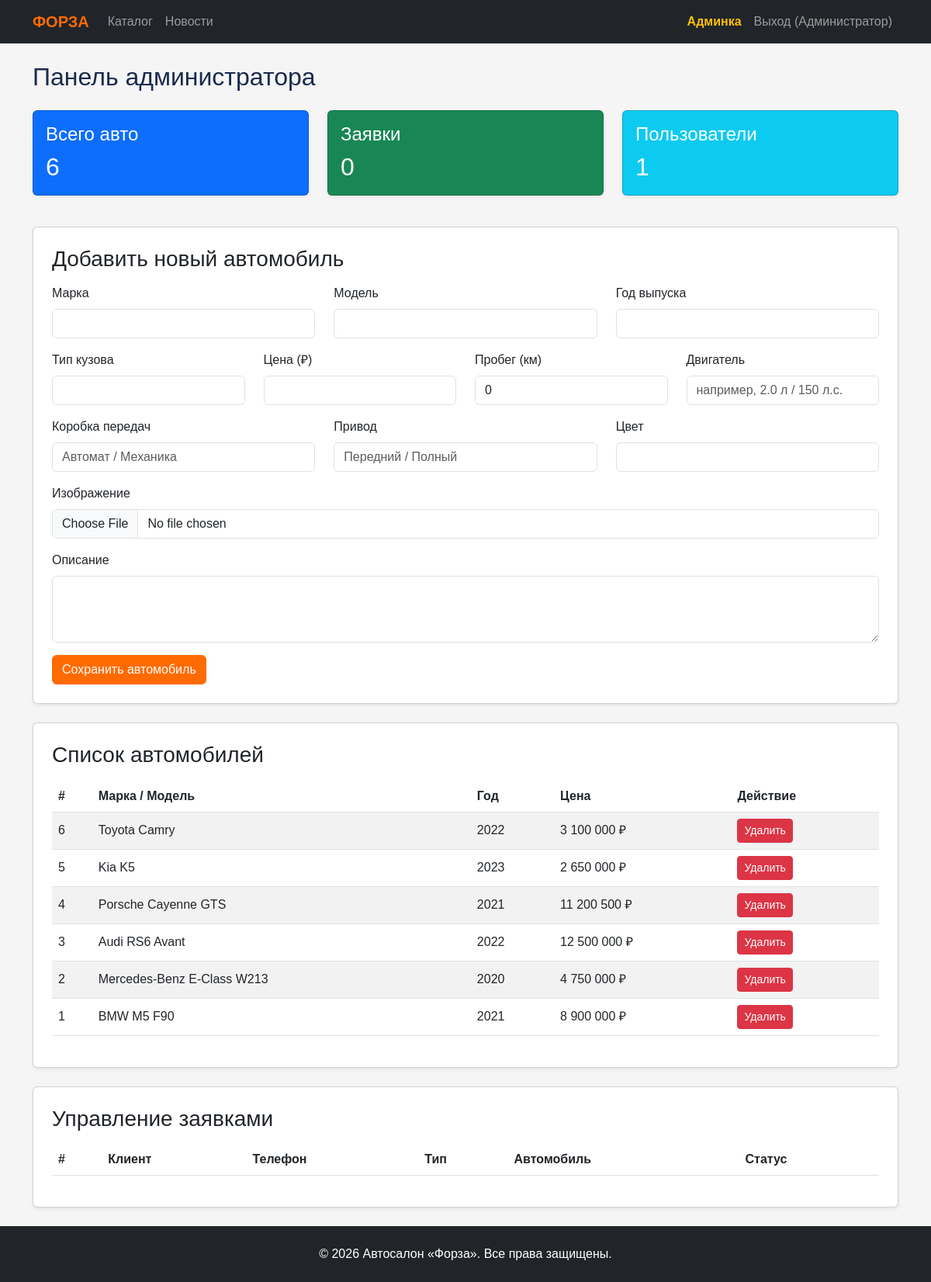
The page /admin (signed in) on the database its author committed.
### tables this page shows
CREATE TABLE IF NOT EXISTS cars (
    id INT AUTO_INCREMENT PRIMARY KEY,
    brand VARCHAR(50) NOT NULL,
    model VARCHAR(50) NOT NULL,
    year INT NOT NULL,
    body_type VARCHAR(30) NOT NULL,
    price DECIMAL(12, 2) NOT NULL,
    mileage INT DEFAULT 0,
    engine VARCHAR(50) NOT NULL,
    transmission VARCHAR(30) NOT NULL,
    drive VARCHAR(30) NOT NULL,
    color VARCHAR(30) NOT NULL,
    description TEXT,
    image VARCHAR(255),
    status ENUM('available', 'sold') DEFAULT 'available',
    created_at TIMESTAMP DEFAULT CURRENT_TIMESTAMP
);

### src/Controllers/AdminController.php (called while the page is built, shortened)
<?php
require_once __DIR__ . '/../Models/Car.php';
require_once __DIR__ . '/../Models/User.php';
class AdminController {
    public function dashboard(): void {
        $stats = [
            'cars' => count(Car::getAll()),
            'requests' => count(RequestModel::getAll()),
            'users' => User::countAll()
        ];
        $cars = Car::getAll();
        require_once __DIR__ . '/../../views/admin/dashboard.php';
    }
}

### src/Models/User.php (called while the page is built, shortened)
<?php
class User {
    public static function countAll(): int {
        $db = Database::getConnection();
        return (int)$db->query("SELECT COUNT(*) FROM users")->fetchColumn();
    }
}

### src/Models/Car.php (called while the page is built, shortened)
<?php
class Car {
    public static function getAll(array $filters = []): array {
        $db = Database::getConnection();
        $sql = "SELECT * FROM cars WHERE 1=1";
        $params = [];
        $sql .= " ORDER BY id DESC";
        $stmt = $db->prepare($sql);
        $stmt->execute($params);
        return $stmt->fetchAll();
    }
}

### views/admin/dashboard.php (the view, shortened to what this page needs)
<?php require_once __DIR__ . '/../layouts/header.php'; ?>
<h2 class="mb-4">Панель администратора</h2>
<div class="row my-4">
    <div class="col-md-4 mb-3">
        <div class="card bg-primary text-white p-3 shadow-sm">
            <h4>Всего авто</h4>
            <h2 class="mb-0"><?= $stats['cars'] ?></h2>
        </div>
    </div>
    <div class="col-md-4 mb-3">
        <div class="card bg-success text-white p-3 shadow-sm">
            <h4>Заявки</h4>
            <h2 class="mb-0"><?= $stats['requests'] ?></h2>
        </div>
    </div>
    <div class="col-md-4 mb-3">
        <div class="card bg-info text-white p-3 shadow-sm">
            <h4>Пользователи</h4>
            <h2 class="mb-0"><?= $stats['users'] ?></h2>
        </div>
    </div>
</div>
<div class="card p-4 my-4 shadow-sm">
    <h3 class="mb-3">Добавить новый автомобиль</h3>
    <form action="/admin/cars/store" method="POST" enctype="multipart/form-data">
        <div class="row">
            <div class="col-md-4 mb-3">
                <label class="form-label">Марка</label>
                <input type="text" name="brand" class="form-control" required>
            </div>
            <div class="col-md-4 mb-3">
                <label class="form-label">Модель</label>
                <input type="text" name="model" class="form-control" required>
            </div>
            <div class="col-md-4 mb-3">
                <label class="form-label">Год выпуска</label>
                <input type="number" name="year" class="form-control" required>
            </div>
            <div class="col-md-3 mb-3">
                <label class="form-label">Тип кузова</label>
                <input type="text" name="body_type" class="form-control" required>
            </div>
            <div class="col-md-3 mb-3">
                <label class="form-label">Цена (₽)</label>
                <input type="number" step="0.01" name="price" class="form-control" required>
            </div>
            <div class="col-md-3 mb-3">
                <label class="form-label">Пробег (км)</label>
                <input type="number" name="mileage" class="form-control" value="0">
            </div>
            <div class="col-md-3 mb-3">
                <label class="form-label">Двигатель</label>
                <input type="text" name="engine" class="form-control" required placeholder="например, 2.0 л / 150 л.с.">
            </div>
            <div class="col-md-4 mb-3">
                <label class="form-label">Коробка передач</label>
                <input type="text" name="transmission" class="form-control" required placeholder="Автомат / Механика">
            </div>
            <div class="col-md-4 mb-3">
                <label class="form-label">Привод</label>
                <input type="text" name="drive" class="form-control" required placeholder="Передний / Полный">
            </div>
            <div class="col-md-4 mb-3">
                <label class="form-label">Цвет</label>
                <input type="text" name="color" class="form-control" required>
            </div>
            <div class="col-12 mb-3">
                <label class="form-label">Изображение</label>
                <input type="file" name="image" class="form-control" accept="image/*">
            </div>
            <div class="col-12 mb-3">
                <label class="form-label">Описание</label>
                <textarea name="description" class="form-control" rows="3"></textarea>
            </div>
        </div>
        <button type="submit" class="btn btn-primary">Сохранить автомобиль</button>
    </form>
</div>
<div class="card p-4 my-4 shadow-sm">
    <h3 class="mb-3">Список автомобилей</h3>
    <div class="table-responsive">
        <table class="table table-striped align-middle">
            <thead>
                <tr>
                    <th>#</th>
                    <th>Марка / Модель</th>
                    <th>Год</th>
                    <th>Цена</th>
                    <th>Действие</th>
                </tr>
            </thead>
            <tbody>
                <?php foreach ($cars as $c): ?>
                    <tr>
                        <td><?= $c['id'] ?></td>
                        <td><?= htmlspecialchars($c['brand'] . ' ' . $c['model']) ?></td>
                        <td><?= $c['year'] ?></td>
                        <td><?= number_format($c['price'], 0, ',', ' ') ?> ₽</td>
                        <td>
                            <form action="/admin/cars/delete" method="POST" onsubmit="return confirm('Удалить этот автомобиль?');">
                                <button type="submit" class="btn btn-danger btn-sm">Удалить</button>
                            </form>
                        </td>
                    </tr>
                <?php endforeach; ?>
            </tbody>
        </table>
    </div>
</div>
<div class="card p-4 my-4 shadow-sm">
    <h3 class="mb-3">Управление заявками</h3>
    <div class="table-responsive">
        <table class="table table-striped align-middle">
            <thead>
                <tr>
                    <th>#</th>
                    <th>Клиент</th>
                    <th>Телефон</th>
                    <th>Тип</th>
                    <th>Автомобиль</th>
                    <th>Статус</th>
                </tr>
            </thead>
        </table>
    </div>
</div>
<?php require_once __DIR__ . '/../layouts/footer.php'; ?>

### public/index.php (shortened to what this page needs)
<?php
require_once __DIR__ . '/../src/Controllers/AdminController.php';
$uri = parse_url($_SERVER['REQUEST_URI'], PHP_URL_PATH);
$adminController = new AdminController();$apiController = new ApiController();
switch ($uri) {
    case '/admin':
        $adminController->dashboard();
        break;
}

### views/layouts/header.php (shortened to what this page needs)
<!DOCTYPE html>
<html lang="ru">
<head>
    <link href="https://cdn.jsdelivr.net/npm/bootstrap@5.3.0/dist/css/bootstrap.min.css" rel="stylesheet">
    <link rel="stylesheet" href="/css/style.css">
</head>
<body>
<nav class="navbar navbar-expand-lg navbar-dark bg-dark">
    <div class="container">
        <a class="navbar-brand fw-bold text-orange" href="/">ФОРЗА</a>
        <div class="collapse navbar-collapse" id="navMenu">
            <ul class="navbar-nav me-auto">
                <li class="nav-item"><a class="nav-link" href="/cars">Каталог</a></li>
                <li class="nav-item"><a class="nav-link" href="/news">Новости</a></li>
            </ul>
            <ul class="navbar-nav ms-auto">
                <?php if (isset($_SESSION['user'])): ?>
                    <?php if ($_SESSION['user']['role'] === 'admin'): ?>
                        <li class="nav-item"><a class="nav-link fw-bold text-warning" href="/admin">Админка</a></li>
                    <?php endif; ?>
                    <li class="nav-item"><a class="nav-link" href="/logout">Выход (<?= htmlspecialchars($_SESSION['user']['name']) ?>)</a></li>
                <?php else: ?>
                    <li class="nav-item"><a class="nav-link" href="/login">Вход</a></li>
                    <li class="nav-item"><a class="nav-link" href="/register">Регистрация</a></li>
                <?php endif; ?>
            </ul>
        </div>
    </div>
</nav>
<div class="container my-4">

### views/layouts/footer.php (shortened to what this page needs)
</div>
<footer class="bg-dark text-white text-center py-4 mt-auto">
    <div class="container">
        <p class="mb-0">&copy; 2026 Автосалон «Форза». Все права защищены.</p>
    </div>
</footer>
</body>
</html>

### public/css/style.css (style rules this page uses)
body { background-color: #F5F5F5; font-family: 'Montserrat', sans-serif; color: #1A2B4C; }
.text-orange { color: #FF6B00 !important; }
.btn-primary { background-color: #FF6B00; border-color: #FF6B00; }

### rows shown on the page
cars: id "6", brand+model "Toyota Camry", year "2022", price "3 100 000"
cars: id "5", brand+model "Kia K5", year "2023", price "2 650 000"
cars: id "4", brand+model "Porsche Cayenne GTS", year "2021", price "11 200 500"
cars: id "3", brand+model "Audi RS6 Avant", year "2022", price "12 500 000"
cars: id "2", brand+model "Mercedes-Benz E-Class W213", year "2020", price "4 750 000"
cars: id "1", brand+model "BMW M5 F90", year "2021", price "8 900 000"

### other values the page prints
$_SESSION['user']['name'] "Администратор"
$stats['cars'] "6"
$stats['requests'] "0"
$stats['users'] "1"
